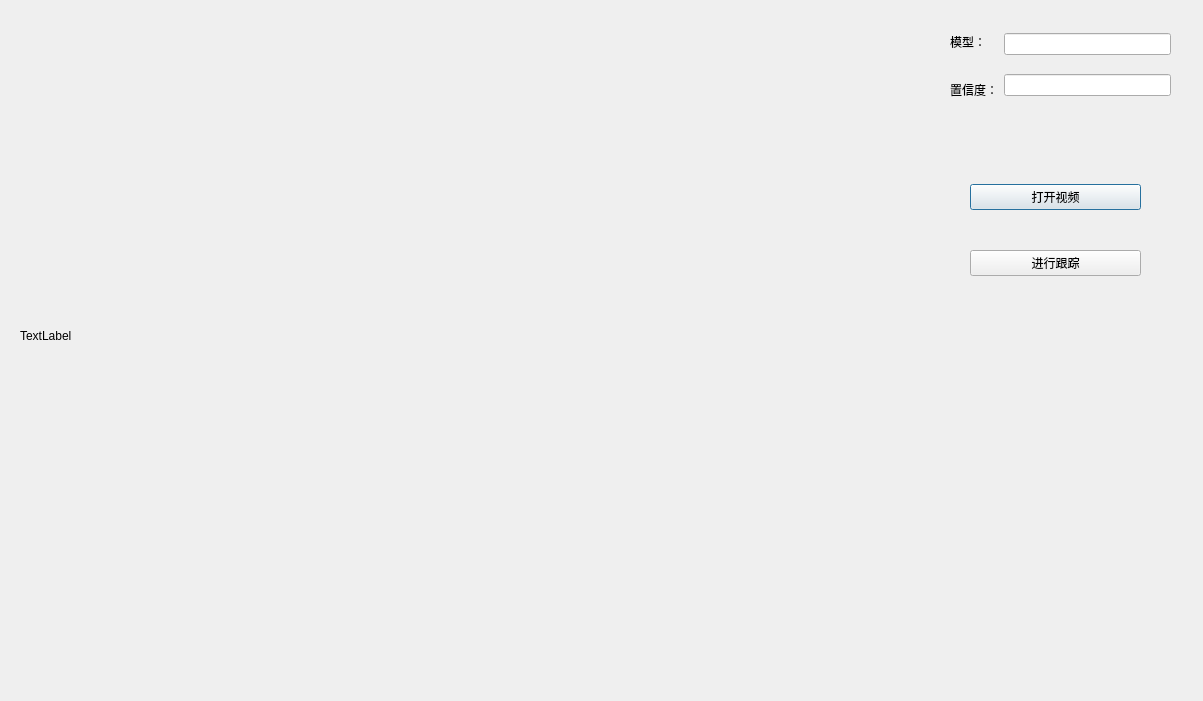
<?xml version="1.0" encoding="UTF-8"?>
<ui version="4.0">
 <class>QTDialog</class>
 <widget class="QDialog" name="QTDialog">
  <property name="geometry">
   <rect>
    <x>0</x>
    <y>0</y>
    <width>1203</width>
    <height>701</height>
   </rect>
  </property>
  <property name="windowTitle">
   <string>Dialog</string>
  </property>
  <widget class="QWidget" name="horizontalLayoutWidget">
   <property name="geometry">
    <rect>
     <x>950</x>
     <y>20</y>
     <width>221</width>
     <height>91</height>
    </rect>
   </property>
   <layout class="QHBoxLayout" name="horizontalLayout">
    <item>
     <layout class="QVBoxLayout" name="verticalLayout_3">
      <item>
       <widget class="QLabel" name="label_1">
        <property name="text">
         <string>模型：</string>
        </property>
       </widget>
      </item>
      <item>
       <widget class="QLabel" name="label_2">
        <property name="enabled">
         <bool>true</bool>
        </property>
        <property name="text">
         <string>置信度：</string>
        </property>
       </widget>
      </item>
     </layout>
    </item>
    <item>
     <layout class="QVBoxLayout" name="verticalLayout_2">
      <item>
       <widget class="QLineEdit" name="lineEdit_1"/>
      </item>
      <item>
       <widget class="QLineEdit" name="lineEdit_2"/>
      </item>
     </layout>
    </item>
   </layout>
  </widget>
  <widget class="QWidget" name="horizontalLayoutWidget_2">
   <property name="geometry">
    <rect>
     <x>970</x>
     <y>150</y>
     <width>171</width>
     <height>161</height>
    </rect>
   </property>
   <layout class="QVBoxLayout" name="verticalLayout">
    <item>
     <widget class="QPushButton" name="pushButton_1">
      <property name="text">
       <string>打开视频</string>
      </property>
      <property name="autoDefault">
       <bool>true</bool>
      </property>
     </widget>
    </item>
    <item>
     <widget class="QPushButton" name="pushButton_2">
      <property name="text">
       <string>进行跟踪</string>
      </property>
     </widget>
    </item>
   </layout>
  </widget>
  <widget class="QLabel" name="label">
   <property name="geometry">
    <rect>
     <x>20</x>
     <y>10</y>
     <width>821</width>
     <height>651</height>
    </rect>
   </property>
   <property name="text">
    <string>TextLabel</string>
   </property>
  </widget>
 </widget>
 <resources/>
 <connections/>
</ui>
